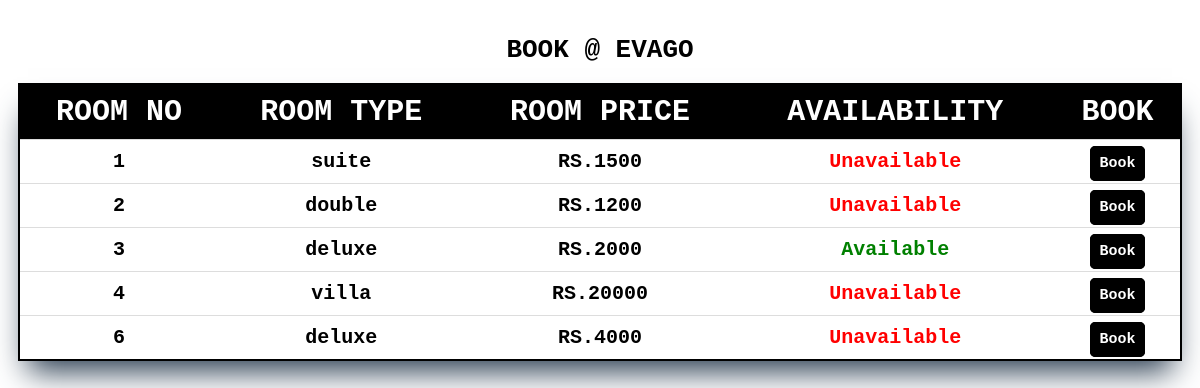
Screenshot of /bookrooms/ with the database file from the repository.
### hotelapp1/models.py (models this page shows, shortened)
class roomtable(models.Model):
    room_number=models.CharField(max_length=20,null=True)
    room_type=models.CharField(max_length=50,null=True)
    room_price=models.CharField(max_length=50,null=True)
    availability=models.BooleanField(default=False)

### hotelapp1/views.py (the view)
# urls.py: path('bookrooms/',views.bookrooms,name="bookrooms"),
def bookrooms(request):
    br=roomtable.objects.all()
    return render(request,"bookrooms.html",{'br':br})

### templates/bookrooms.html (shortened to what this page needs)
<!DOCTYPE html>
<html lang="en">
<head>
</head>
<body>
    <div>
        <form action="">
            <div>
                <h1>BOOK @ EVAGO</h1>
            </div>
            <table>
                <tr>
                    <th>ROOM NO</th>
                    <th>ROOM TYPE</th>
                    <th>ROOM PRICE</th>
                    <th>AVAILABILITY</th>
                    <th>BOOK</th>
                </tr>
                {% for i in br%}
                <tr>
                    <td>{{i.room_number}}</td>
                    <td>{{i.room_type}}</td>
                    <td>RS.{{i.room_price}}</td>
                        {% if i.availability %}
                            <td class="av">Available</td>
                        {% else %}
                            <td class="uv">Unavailable</td>
                        {% endif %}
                    <td>
                        <a class="book" href="/bookingroom">Book</a>
                    </td>
                </tr>
                {% endfor %}
            </table>
        </form>
    </div>
</body>
</html>

### templates/bookrooms.html (style rules this page uses)
* { font-family: monospace; }
table { width: 100%; border-collapse: collapse; border: 2px solid black; box-shadow: rgb(38, 57, 77) 0px 20px 30px -10px; }
th,td { text-align: center; padding: 10px; border-bottom: 1px solid #ddd; }
.av { color: green; font-weight: bolder; }
.uv { color: red; font-weight: bolder; }
th { font-size: 30px; color: white; }
td { font-size: 20px; font-weight: bolder; }
table tr:first-child { background:black; }
form { padding: 10px; }
h1 { text-align: center; }
.book { text-decoration: none; color: white; font-size: 15px; background: black; padding: 8px; border-radius: 5px; border: 1px solid black; }

### rows the page displays
roomtable: room_number "1", room_type "suite", room_price "1500", availability "Unavailable"
roomtable: room_number "2", room_type "double", room_price "1200", availability "Unavailable"
roomtable: room_number "3", room_type "deluxe", room_price "2000", availability "Available"
roomtable: room_number "4", room_type "villa", room_price "20000", availability "Unavailable"
roomtable: room_number "6", room_type "deluxe", room_price "4000", availability "Unavailable"
